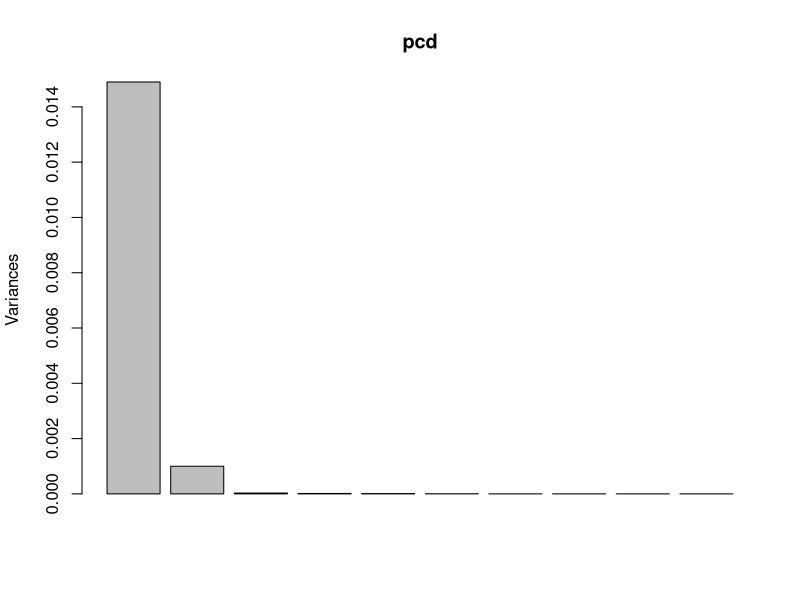
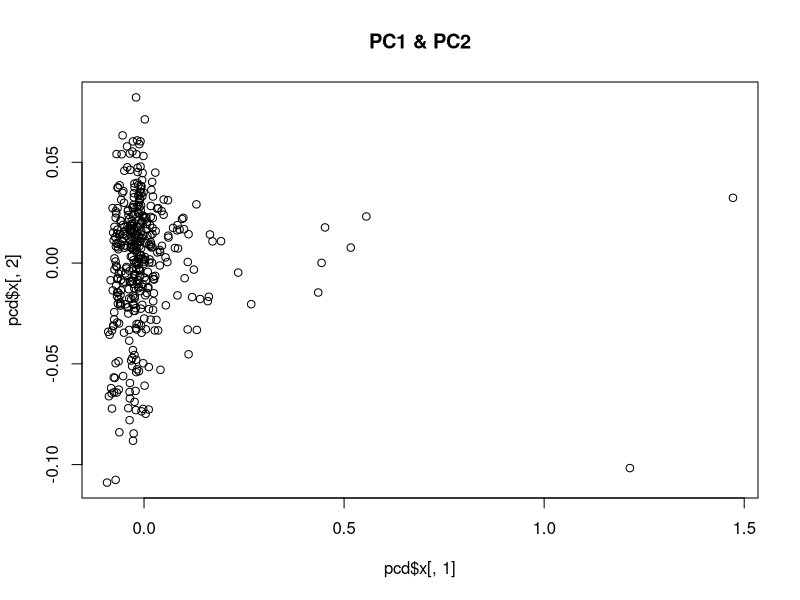
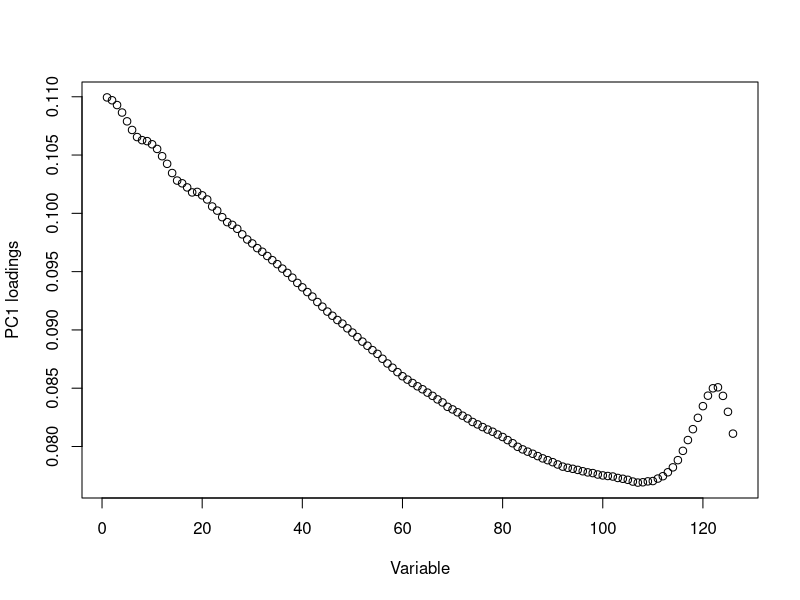
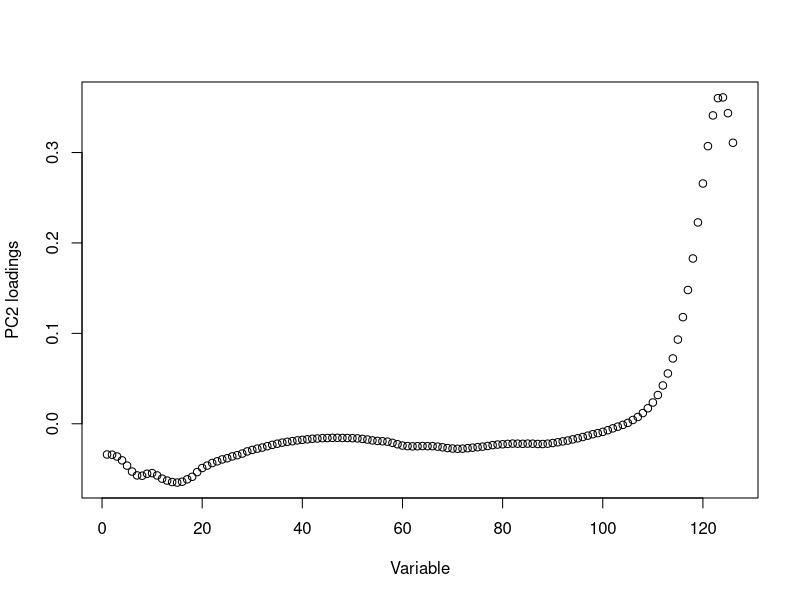
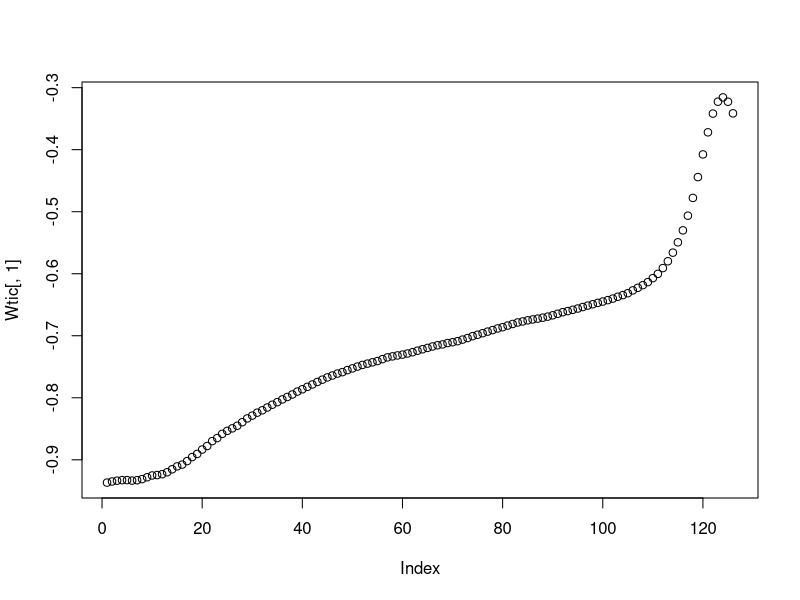
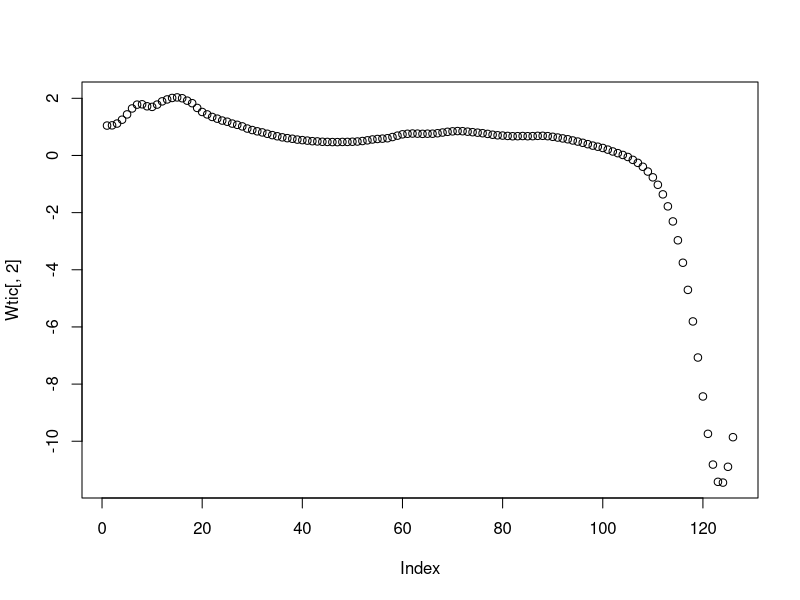
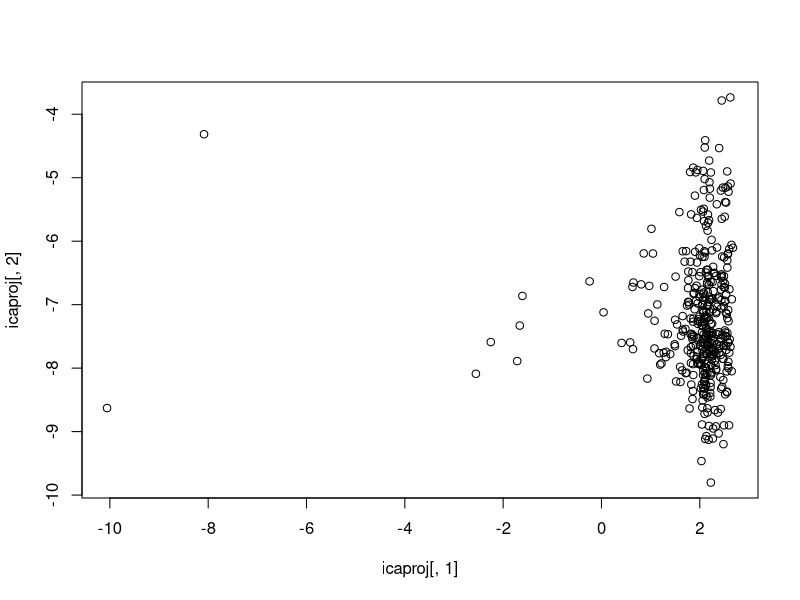
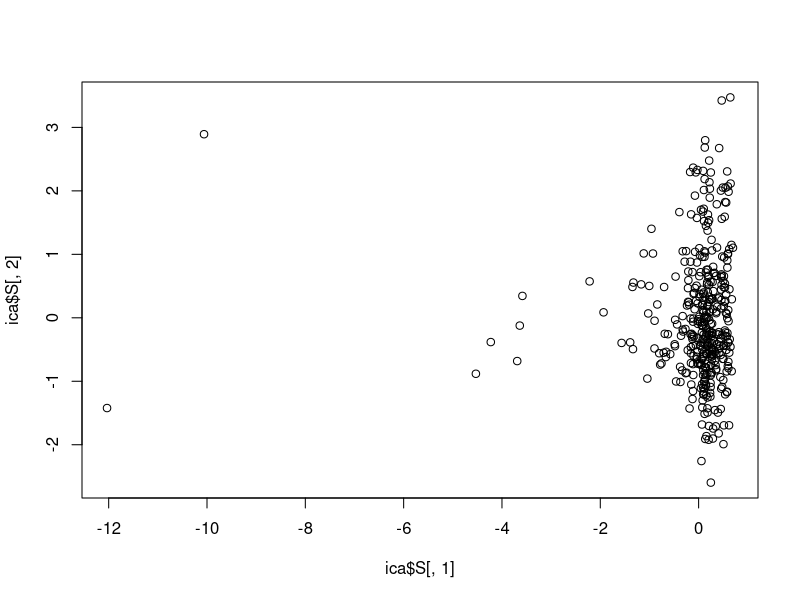

R code for these plots, in order:


spectra = read.csv("NIRSpectra.csv", header=TRUE, sep=";", dec=",")

label = spectra$Viscosity

spectra$Viscosity = c()

pcd = prcomp(spectra)

lambda = pcd$sdev^2

sprintf("%2.3f", lambda/sum(lambda) * 100)

screeplot(pcd)

plot(pcd$x[,1], pcd$x[,2], main="PC1 & PC2")

# Yes there are some unusual (outliers) diesel fuels. 

U = pcd$rotation

plot(U[,1], xlab="Variable", ylab="PC1 loadings")

plot(U[,2], xlab="Variable", ylab="PC2 loadings")

# The last ten variables explains most of PC2

#install.packages("fastICA")
set.seed(12345)
library(fastICA)

ica = fastICA(spectra, 2, alg.typ="parallel", fun="logcosh", alpha=1, method="R", row.norm = FALSE, maxit = 200, tol = 0.0001, verbose = TRUE)

Wtic = ica$K %*% ica$W

# K is the loadings from original data to the PCA and the W is the loading from PCA to ICA. Wtic is the transformation from original data directly to ICA

# Loadings
plot(Wtic[,1])
plot(Wtic[,2])

# Command below projects the original data Spectra (all variables) into the ICA space.
icaproj = as.matrix(spectra) %*% as.matrix(Wtic)

# Commands below produces same plots (only rescaled)
plot(icaproj[,1], icaproj[,2])
plot(ica$S[,1], ica$S[,2])

#install.packages("pls")

library(pls)
set.seed(12345)
pcr_model <- pcr(label~., data = spectra, scale = TRUE, validation = "CV")

summary(pcr_model)

plot(pcr_model)

validationplot(pcr_model, val.type="RMSEP")

which.min(pcr_model$validation$PRESS)
